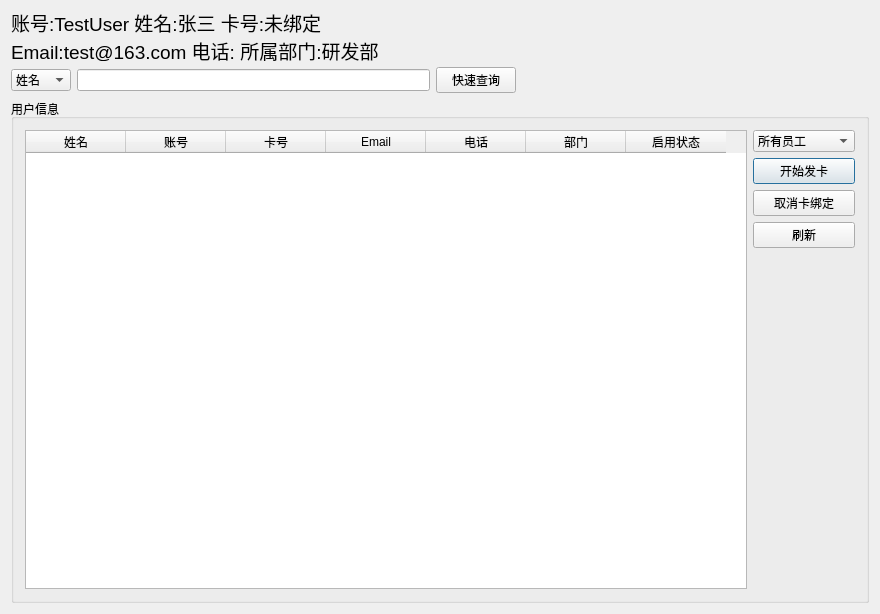
<?xml version="1.0" encoding="UTF-8"?>
<ui version="4.0">
 <class>PrintUserMgrToolClass</class>
 <widget class="QDialog" name="PrintUserMgrToolClass">
  <property name="geometry">
   <rect>
    <x>0</x>
    <y>0</y>
    <width>880</width>
    <height>614</height>
   </rect>
  </property>
  <property name="windowTitle">
   <string>用户卡管理工具</string>
  </property>
  <layout class="QGridLayout" name="gridLayout">
   <item row="2" column="0">
    <widget class="QGroupBox" name="groupBox_2">
     <property name="title">
      <string>用户信息</string>
     </property>
     <layout class="QGridLayout" name="gridLayout_2">
      <item row="0" column="0">
       <widget class="QTableWidget" name="tableWidget">
        <column>
         <property name="text">
          <string>姓名</string>
         </property>
        </column>
        <column>
         <property name="text">
          <string>账号</string>
         </property>
        </column>
        <column>
         <property name="text">
          <string>卡号</string>
         </property>
        </column>
        <column>
         <property name="text">
          <string>Email</string>
         </property>
        </column>
        <column>
         <property name="text">
          <string>电话</string>
         </property>
        </column>
        <column>
         <property name="text">
          <string>部门</string>
         </property>
        </column>
        <column>
         <property name="text">
          <string>启用状态</string>
         </property>
        </column>
       </widget>
      </item>
      <item row="0" column="1">
       <layout class="QVBoxLayout" name="verticalLayout">
        <item>
         <widget class="QComboBox" name="comboBox">
          <item>
           <property name="text">
            <string>所有员工</string>
           </property>
          </item>
          <item>
           <property name="text">
            <string>已绑定卡员工</string>
           </property>
          </item>
          <item>
           <property name="text">
            <string>未绑定卡员工</string>
           </property>
          </item>
         </widget>
        </item>
        <item>
         <widget class="QPushButton" name="pushButton">
          <property name="text">
           <string>开始发卡</string>
          </property>
         </widget>
        </item>
        <item>
         <widget class="QPushButton" name="pushButton_2">
          <property name="text">
           <string>取消卡绑定</string>
          </property>
         </widget>
        </item>
        <item>
         <widget class="QPushButton" name="pushButton_3">
          <property name="text">
           <string>刷新</string>
          </property>
         </widget>
        </item>
        <item>
         <spacer name="verticalSpacer_2">
          <property name="orientation">
           <enum>Qt::Vertical</enum>
          </property>
          <property name="sizeHint" stdset="0">
           <size>
            <width>20</width>
            <height>40</height>
           </size>
          </property>
         </spacer>
        </item>
       </layout>
      </item>
     </layout>
    </widget>
   </item>
   <item row="0" column="0">
    <widget class="QLabel" name="label_7">
     <property name="maximumSize">
      <size>
       <width>16777215</width>
       <height>50</height>
      </size>
     </property>
     <property name="font">
      <font>
       <pointsize>14</pointsize>
      </font>
     </property>
     <property name="text">
      <string>账号:TestUser 姓名:张三 卡号:未绑定
Email:test@163.com 电话: 所属部门:研发部</string>
     </property>
    </widget>
   </item>
   <item row="1" column="0">
    <layout class="QHBoxLayout" name="horizontalLayout_2">
     <item>
      <widget class="QComboBox" name="comboBox_2">
       <item>
        <property name="text">
         <string>姓名</string>
        </property>
       </item>
       <item>
        <property name="text">
         <string>账号</string>
        </property>
       </item>
       <item>
        <property name="text">
         <string>卡号</string>
        </property>
       </item>
       <item>
        <property name="text">
         <string>Email</string>
        </property>
       </item>
       <item>
        <property name="text">
         <string>电话</string>
        </property>
       </item>
       <item>
        <property name="text">
         <string>部门</string>
        </property>
       </item>
      </widget>
     </item>
     <item>
      <widget class="QLineEdit" name="lineEdit"/>
     </item>
     <item>
      <widget class="QPushButton" name="pushButton_4">
       <property name="text">
        <string>快速查询</string>
       </property>
      </widget>
     </item>
     <item>
      <spacer name="horizontalSpacer">
       <property name="orientation">
        <enum>Qt::Horizontal</enum>
       </property>
       <property name="sizeHint" stdset="0">
        <size>
         <width>40</width>
         <height>20</height>
        </size>
       </property>
      </spacer>
     </item>
    </layout>
   </item>
  </layout>
 </widget>
 <layoutdefault spacing="6" margin="11"/>
 <resources>
  <include location="printusermgrtool.qrc"/>
 </resources>
 <connections/>
</ui>
